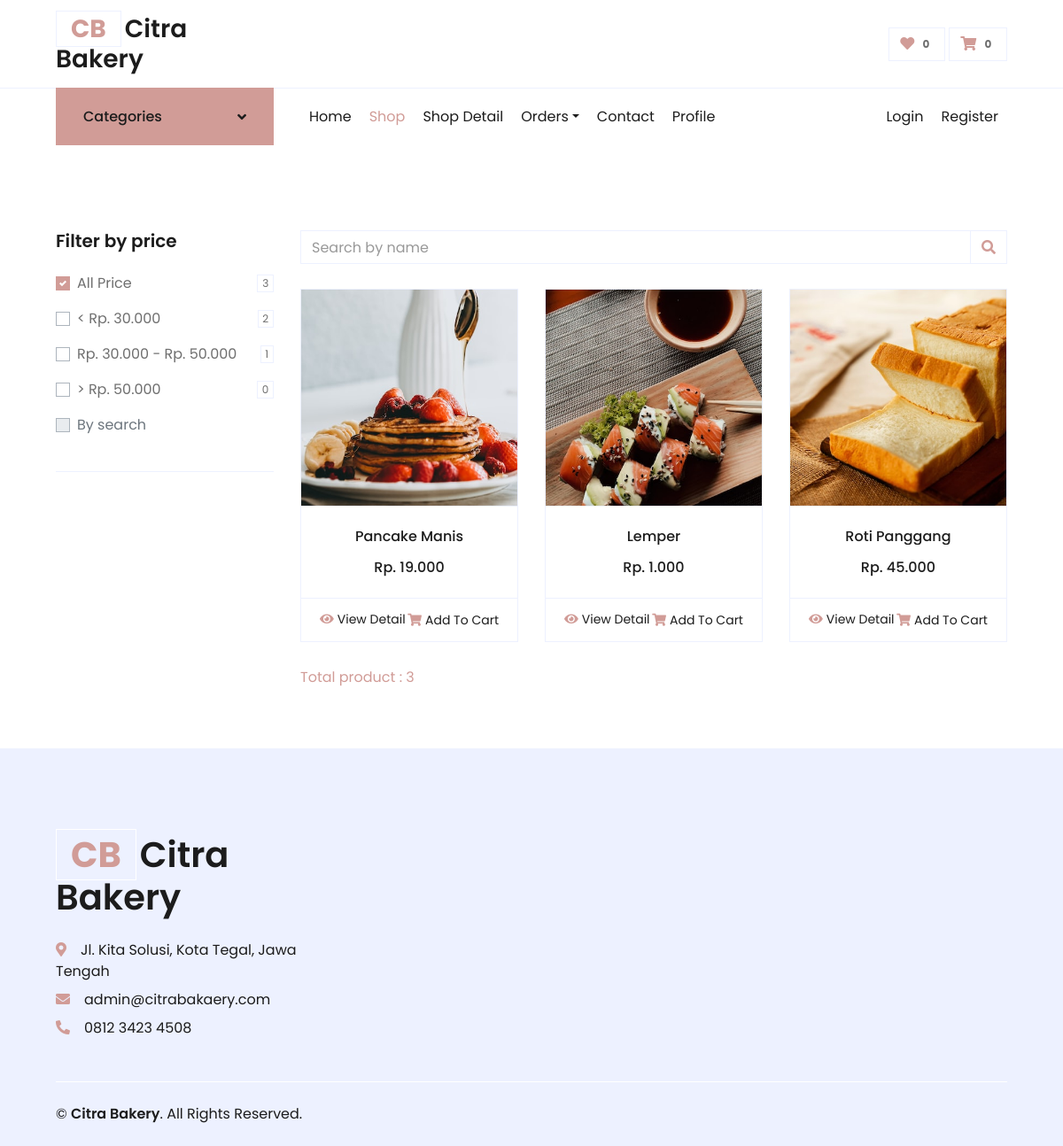
Screenshot of /shop/2 with the database file from the repository.
### tables this page shows
CREATE TABLE `menu` (
  `id` int(11) NOT NULL,
  `kategori_id` int(11) NOT NULL,
  `nama_menu` varchar(100) NOT NULL,
  `deskripsi` text DEFAULT NULL,
  `harga` int(11) NOT NULL,
  `stok` int(7) NOT NULL DEFAULT 0,
  `createdAt` timestamp NOT NULL DEFAULT current_timestamp(),
  `updatedAt` timestamp NULL DEFAULT NULL ON UPDATE current_timestamp()
);

CREATE TABLE `gambar` (
  `id` int(11) NOT NULL,
  `idMenu` int(11) NOT NULL,
  `gambar` text NOT NULL,
  `createdAt` timestamp NOT NULL DEFAULT current_timestamp(),
  `updatedAt` timestamp NULL DEFAULT NULL ON UPDATE current_timestamp()
);

### application/controllers/Frontend.php (called while the page is built, shortened)
<?php
class Frontend extends CI_Controller
{
    public function __construct()
    {
        $this->load->model('M_Front', 'front');
    }
    public function shop($id = null, $filter = null, $page = null)
    {
        $like = null;
        if ($filter == 1) {
            $filter = 1;
            $where = [
                'kategori_id' => $id
            ];
        } elseif ($filter == 2) {
            $where = [
                'kategori_id' => $id,
                'harga <'     => 30000
            ];
        } elseif ($filter == 3) {
            $where = [
                'kategori_id' => $id,
                'harga >='    => 30000,
                'harga <='    => 50000
            ];
        } elseif ($filter == 4) {
            $where = [
                'kategori_id' => $id,
                'harga >'     => 50000
            ];
        } else {
            if ($filter != null) {
                $where = [
                    'kategori_id' => $id
                ];
                $like = $filter;
            } else {
                $filter = 1;
                $where = [
                    'kategori_id' => $id
                ];
            }
        }
        $countProductByPrice = [
            1 => $this->front->getCountProduct([
                'kategori_id' => $id
            ]),
            2 => $this->front->getCountProduct([
                'kategori_id' => $id,
                'harga <'     => 30000
            ]),
            3 => $this->front->getCountProduct([
                'kategori_id' => $id,
                'harga >='    => 30000,
                'harga <='    => 50000
            ]),
            4 => $this->front->getCountProduct([
                'kategori_id' => $id,
                'harga >'     => 50000
            ]),
        ];
        $per_page = 6;
        $products = $this->front->getProductsShop($where, $per_page, $this->_paging_offset($page, $per_page), $like);
        $total_rows = $this->front->getCountProduct($where, $like);
        $data = [
            'title'        => 'Shop | Citra Bakery',
            'page'         => 'frontend/shop',
            'kategori'     => $this->front->getKategori(),
            'products'     => $products,
            'kategori_ini' => $id,
            'filter'       => $filter,
            'countProduct' => $countProductByPrice,
            'paging'       => $this->_paging(base_url('shop/') . $id . '/' . $filter, $total_rows, $per_page),
            'total_rows'   => $total_rows
        ];
        $this->load->view('frontend/index', $data);
    }
    private function _paging_offset($page, $limit)
    {
        if ($page > 1) {
            $offset = ($page - 1) * $limit;
        } else {
            $offset = $page;
        }
        return $offset;
    }
    private function _paging_tag()
    {
        $config['full_tag_open']    = "<ul class='pagination justify-content-center mb-3 my-auto'>";
        $config['full_tag_close']   = "</ul>";
        $config['first_tag_open']   = "<li class='page-link'>";
        $config['first_tag_close']  = "</li>";
        $config['next_tag_open']    = "<li class='page-link'>";
        $config['next_tag_close']   = "</li>";
        $config['cur_tag_open']     = "<li class='page-link active bg-primary text-white'><a>";
        $config['cur_tag_close']    = "</a></li>";
        $config['num_tag_open']     = "<li class='page-link'>";
        $config['num_tag_close']    = "</li>";
        $config['prev_tag_open']    = "<li class='page-link'>";
        $config['prev_tag_close']   = "</li>";
        $config['last_tag_open']    = "<li class='page-link'>";
        $config['last_tag_close']   = "</li>";
        $config['first_link']       = "First";
        $config['last_link']        = "Last";
        $config['next_link']        = "&raquo;";
        $config['prev_link']        = "&laquo;";
        return $config;
    }
    private function _paging($base_url, $total_rows, $per_page)
    {
        $this->load->library('pagination');
        $config                             = $this->_paging_tag();
        $config['base_url']                 = $base_url;
        $config['total_rows']               = $total_rows;
        $config['per_page']                 = $per_page;
        $config['use_page_numbers']         = TRUE;
        $config['reuse_query_string']       = TRUE;
        $this->pagination->initialize($config);
        return $this->pagination->create_links();
    }
}

### index.php (called while the page is built, shortened)
<?php
require_once BASEPATH . 'core/CodeIgniter.php';

### application/models/M_Front.php (called while the page is built, shortened)
<?php
class M_Front extends CI_Model
{
	public function getKategori()
	{
		$this->db->order_by('kategori', 'asc');
		return $this->db->get('kategori')->result();
	}
	public function getProductsShop($where, $limit = null, $offset = null, $like = null)
	{
		$this->db->where($where);
		$this->db->like('nama_menu', $like);
		return $this->db->get('menu', $limit, $offset)->result();
	}
	public function getCountProduct($where, $like = null)
	{
		$this->db->where($where);
		$this->db->like('nama_menu', $like);
		return $this->db->get('menu')->num_rows();
	}
}

### application/helpers/menu_helper.php (called while the page is built, shortened)
<?php
function gambar($idMenu)
{
	$CI = &get_instance();
	$CI->db->where('idMenu', $idMenu);
	$CI->db->order_by('gambar', 'RANDOM');
	$data = $CI->db->get('gambar')->row();
	return $data->gambar;
}

### application/views/frontend/shop.php (the view, shortened to what this page needs)
<div class="container-fluid pt-5">
	<div class="row px-xl-5">
		<div class="col-lg-3 col-md-12">
			<div class="border-bottom mb-4 pb-4">
				<h5 class="font-weight-semi-bold mb-4">Filter by price</h5>
				<form>
					<div class="custom-control custom-checkbox d-flex align-items-center justify-content-between mb-3">
						<label class="custom-control-label" for="price-1">All Price</label>
						<span class="badge border font-weight-normal"><?= $countProduct[1]; ?></span>
					</div>
					<div class="custom-control custom-checkbox d-flex align-items-center justify-content-between mb-3">
						<label class="custom-control-label" for="price-2">
							< Rp. 30.000</label>
								<span class="badge border font-weight-normal"><?= $countProduct[2]; ?></span>
					</div>
					<div class="custom-control custom-checkbox d-flex align-items-center justify-content-between mb-3">
						<label class="custom-control-label" for="price-3">Rp. 30.000 - Rp. 50.000</label>
						<span class="badge border font-weight-normal"><?= $countProduct[3]; ?></span>
					</div>
					<div class="custom-control custom-checkbox d-flex align-items-center justify-content-between mb-3">
						<label class="custom-control-label" for="price-4">> Rp. 50.000</label>
						<span class="badge border font-weight-normal"><?= $countProduct[4]; ?></span>
					</div>
					<div class="custom-control custom-checkbox d-flex align-items-center justify-content-between mb-3">
						<label class="custom-control-label" for="by-search">By search</label>
					</div>
				</form>
			</div>
		</div>
		<div class="col-lg-9 col-md-12">
			<div class="row pb-3">
				<div class="col-12 pb-1">
					<div class="row">
						<div class="col-12">
							<div class="d-flex align-items-center justify-content-between mb-4">
								<div class="input-group">
									<input type="text" class="form-control" placeholder="Search by name" id="input-search" value="<?= ($filter != 1 && $filter != 2 && $filter != 3 && $filter != 4) ? $filter : ''; ?>" autocomplete="off">
									<div class="input-group-append">
										<span class="input-group-text bg-transparent text-primary" id="btn-search">
											<i class="fa fa-search"></i>
										</span>
									</div>
								</div>
							</div>
						</div>
					</div>
				</div>
				<?php foreach ($products as $product) : ?>
					<div class="col-lg-4 col-6 pb-1">
						<div class="card product-item border-0 mb-4">
							<div class="card-header product-img position-relative overflow-hidden bg-transparent border p-0">
								<img class="img-fluid w-100" src="<?= base_url('upload/gambar/' . gambar($product->id)); ?>" alt="<?= $product->nama_menu; ?>">
							</div>
							<div class="card-body border-left border-right text-center p-0 pt-4 pb-3">
								<h6 class="text-truncate mb-3"><?= $product->nama_menu; ?></h6>
								<div class="d-flex justify-content-center">
									<h6><?= 'Rp. ' . number_format($product->harga, 0, ',', '.'); ?></h6>
								</div>
							</div>
							<div class="card-footer d-flex justify-content-between bg-light border">
								<a href="<?= base_url('detail/' . $product->id); ?>" class="btn btn-sm text-dark p-0"><i class="fas fa-eye text-primary mr-1"></i>View Detail</a>
								<?php if ($product->stok > 0) : ?>
									<form action="<?= base_url('addToCart'); ?>" method="POST">
										<button type="submit" class="btn btn-sm text-dark p-0"><i class="fas fa-shopping-cart text-primary mr-1"></i>Add To Cart</button>
									</form>
								<?php else : ?>
									<a href="javascript:void(0)" class="btn btn-sm text-muted p-0" data-toggle="tooltip" title="Sold Out"><i class="fas fa-shopping-cart text-muted mr-1"></i><del>Add To Cart</del></a>
								<?php endif; ?>
							</div>
						</div>
					</div>
				<?php endforeach; ?>
				<div class="col-12 pb-1 d-flex justify-content-between">
					<div class="text-primary my-auto">
						<?= 'Total product : ' . $total_rows; ?>
					</div>
				</div>
			</div>
		</div>
	</div>
</div>

### rows the page displays
menu: id.gambar (picture), nama_menu "Pancake Manis", harga "19.000"
menu: id.gambar (picture), nama_menu "Lemper", harga "1.000"
menu: id.gambar (picture), nama_menu "Roti Panggang", harga "45.000"

### other values shown
$countProduct[1] "3"
$countProduct[2] "2"
$countProduct[3] "1"
$countProduct[4] "0"
$total_rows "3"
